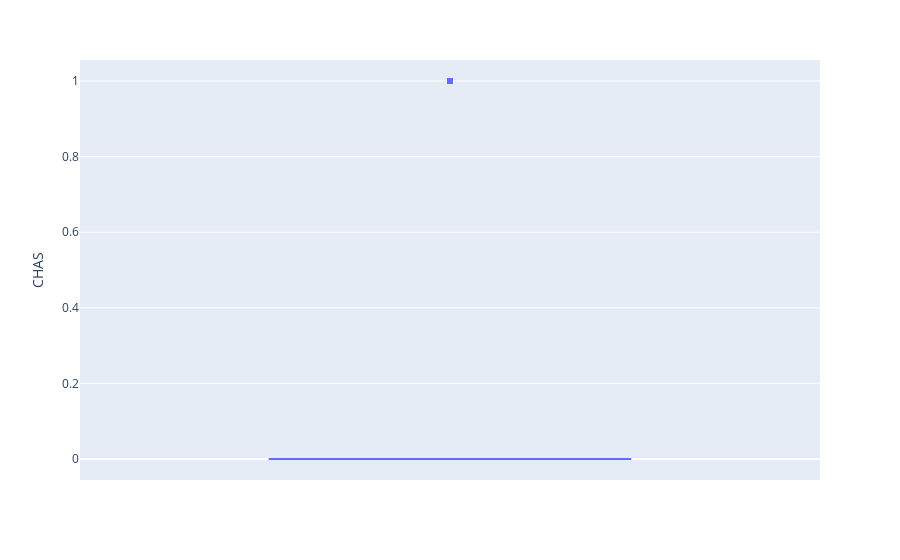

The notebook cell this image was saved under:
### Markdown cell above
- CHAS     Charles River dummy variable (= 1 if tract bounds river; 0 otherwise)
- Correlation with Target Variable: 0.175260

### Code cell
fig=px.box(df,y='CHAS')
fig.show()

### Figure 1 — Plotly figure (JSON) as saved in the notebook; plotly's stock layout.template omitted (floating-point values rounded to 4 significant figures; data arrays with more than 128 entries replaced by an {"elided": "..."} marker saying what was removed)
{"data": [{"alignmentgroup": "True", "hoverlabel": {"namelength": 0}, "hovertemplate": "CHAS=%{y}", "legendgroup": "", "marker": {"color": "#636efa"}, "name": "", "notched": false, "offsetgroup": "", "orientation": "v", "showlegend": false, "type": "box", "x0": " ", "xaxis": "x", "y": {"elided": "506 int values"}, "y0": " ", "yaxis": "y"}], "layout": {"boxmode": "group", "legend": {"tracegroupgap": 0}, "margin": {"t": 60}, "xaxis": {"anchor": "y", "domain": [0, 1]}, "yaxis": {"anchor": "x", "domain": [0, 1], "title": {"text": "CHAS"}}}}
